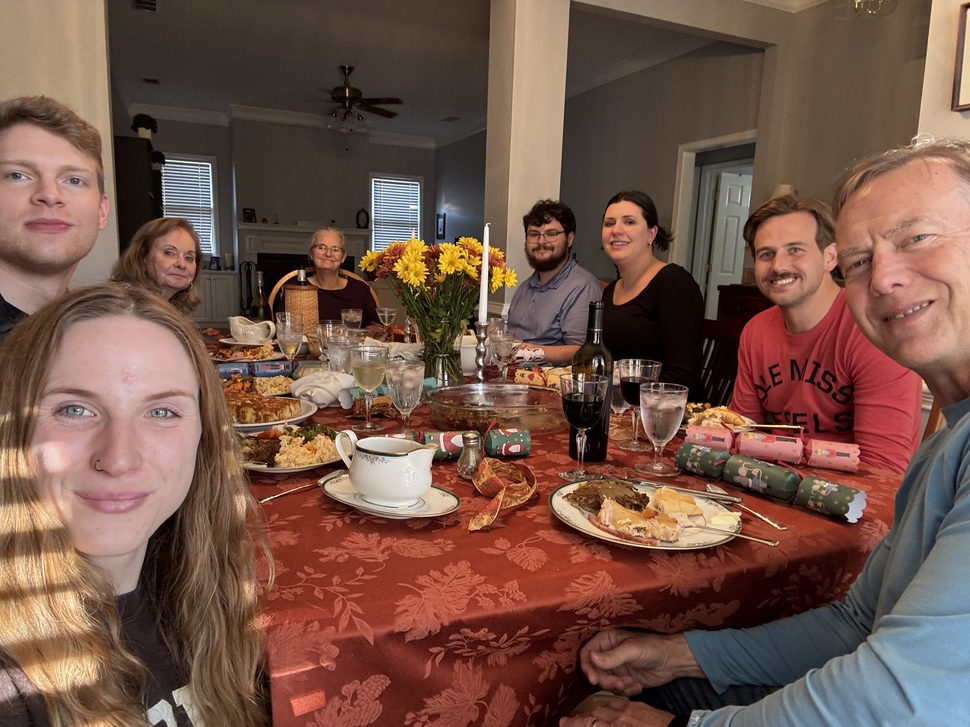
#> input picture prototype/family_pic.jpg, 970 x 727 px, shrunk from 4032 x 3024 before the run
$ python face_detector.py
#> lines starting #> are read from the running program, lines starting #| are printed output that depends on the picture
import cv2
import numpy as np
import uuid


def detect_face():
    print("Detecting faces...")
    #loading haar case algorithm file into alg variable
    alg_file = "../DataProcessingFiles/haarcascade_frontalface_default.xml"
    #passing algo to OpenCV
    haarcascade = cv2.CascadeClassifier(alg_file)
    #loading image path into file_name variable -- replace <INSERT YOUR IMAGE NAME HERE> with the path to image
    file_name = "family_pic.jpg"
    #reading img
    img = cv2.imread(file_name, 0)
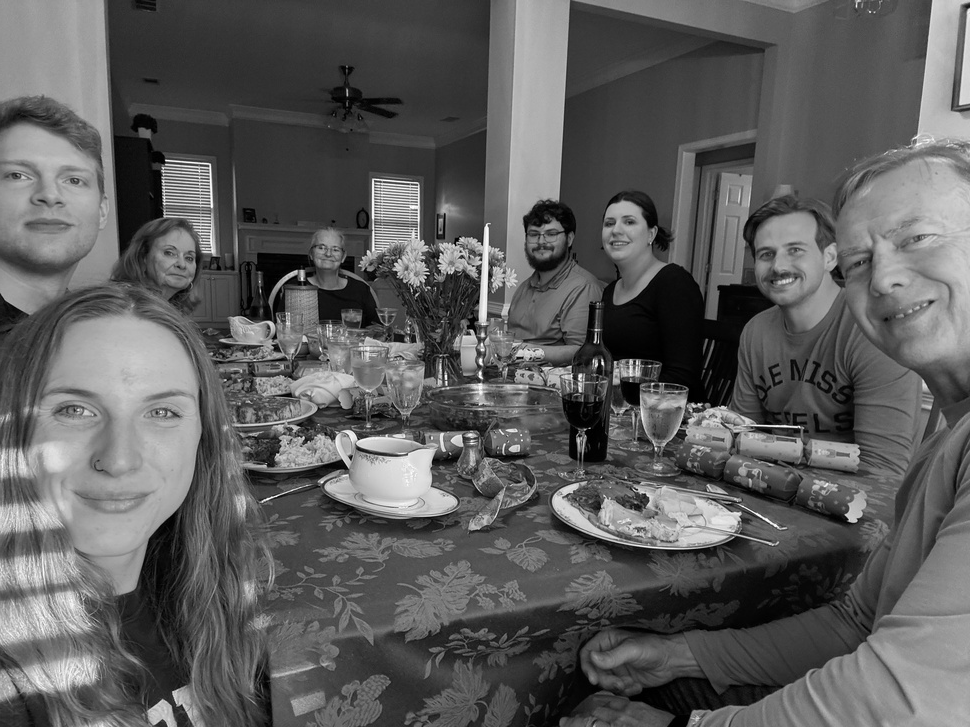
#> img: shape (727, 970); min 0, max 255, mean 92.7
    # creating black and white version of image
    grey_img = cv2.cvtColor(img, cv2.COLOR_RGB2BGR)
    #detecting faces
    faces = haarcascade.detectMultiScale(grey_img, scaleFactor=1.005, minNeighbors=0, minSize=(100, 100))
#> faces = 1298 rows, first 6: [0, 137, 100, 100], [733, 204, 100, 100], [733, 208, 100, 100], [729, 212, 100, 100], [733, 212, 100, 100], [737, 212, 100, 100]

    i = str(uuid.uuid4().int)[:10]
    #for each face detected cycle through and select only face from image and upload as lone image file
    for x, y, w, h in faces:
        #crop image to pull only face (face card is insane btw)
        cropped_img = img[y: y+h, x: x+w]
        #laoding target image path into target_file_nam
        target_file_name = 'stored-faces/' +str(i) + '.jpg'
        cv2.imwrite(target_file_name, cropped_img)
#> this loop made 1298 passes
#> pass 1, in detect_face, `cropped_img = img[y: y+h, x: x+w]`:
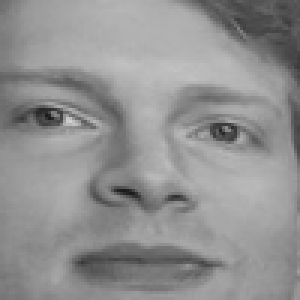
#> cropped_img: shape (100, 100) (shown 3 times larger); min 27, max 209, mean 145.2
#> pass 2, in detect_face, `cropped_img = img[y: y+h, x: x+w]`:
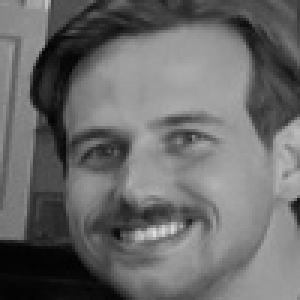
#> cropped_img: shape (100, 100) (shown 3 times larger); min 2, max 222, mean 106
#> pass 3, in detect_face, `cropped_img = img[y: y+h, x: x+w]`:
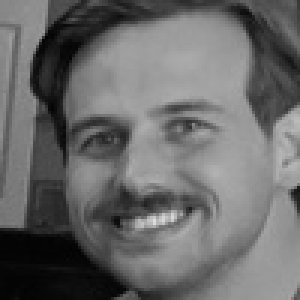
#> cropped_img: shape (100, 100) (shown 3 times larger); min 2, max 222, mean 105.5
        #i += 1
    print("See directory for faces detected!")
detect_face()
